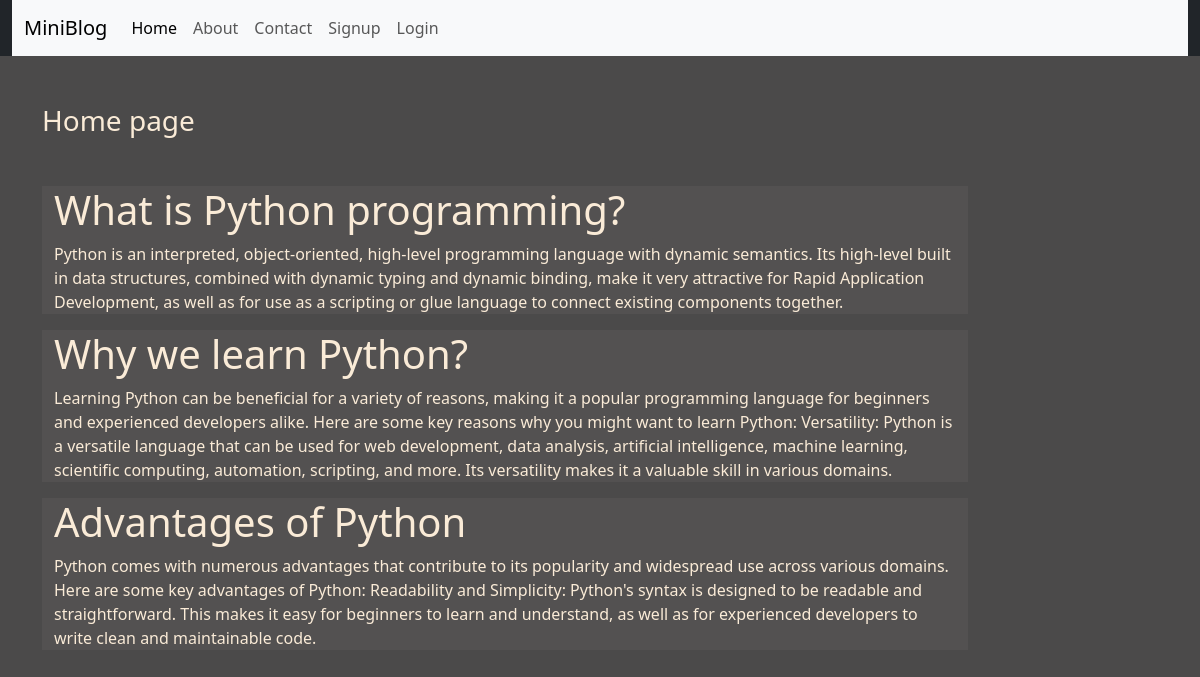
The page / on the database its author committed.
### blog/models.py (models this page shows)
class Post(models.Model):
    title = models.CharField(max_length=200)
    description = models.TextField()

### blog/views.py (the view)
# urls.py: path('', views.home),
def home(request):
    posts = Post.objects.all()
    return render(request, 'blog/home.html', {'posts': posts})

### blog/templates/blog/home.html
{% extends 'blog/base.html' %}
{% load static %}
{% block content %}
    <div class="col-sm-10">
        <h3 class="my-5">Home page</h3>
        {% for post in posts %}
          <div class="jumbotron jumbotron-fluid jumbo-color">
              <div class="container">
                  <h3 class="display-6 font-weight-bold">{{post.title}}</h3>
                  <p>{{post.description}}</p>
              </div>
            </div>
        {% endfor %}
    </div>
{% endblock content %}

### blog/static/blog/css/style.css (style rules this page uses)
body { background-color: rgb(75, 74, 74); color:antiquewhite; }
.jumbo-color { background-color: rgb(83, 81, 81); }

### rows shown on the page
Post: title "What is Python programming?", description "Python is an interpreted, object-oriented, high-level programming language with dynamic semantics. Its high-level built in data structures, combined with dynamic typing and dynamic binding, make it very attractive for Rapid Application Development, as well as for use as a scripting or glue language to connect existing components together."
Post: title "Why we learn Python?", description "Learning Python can be beneficial for a variety of reasons, making it a popular programming language for beginners and experienced developers alike. Here are some key reasons why you might want to learn Python: Versatility: Python is a versatile language that can be used for web development, data analysis, artificial intelligence, machine learning, scientific computing, automation, scripting, and more. Its versatility makes it a valuable skill in various domains."
Post: title "Advantages of Python", description "Python comes with numerous advantages that contribute to its popularity and widespread use across various domains. Here are some key advantages of Python: Readability and Simplicity: Python's syntax is designed to be readable and straightforward. This makes it easy for beginners to learn and understand, as well as for experienced developers to write clean and maintainable code."
